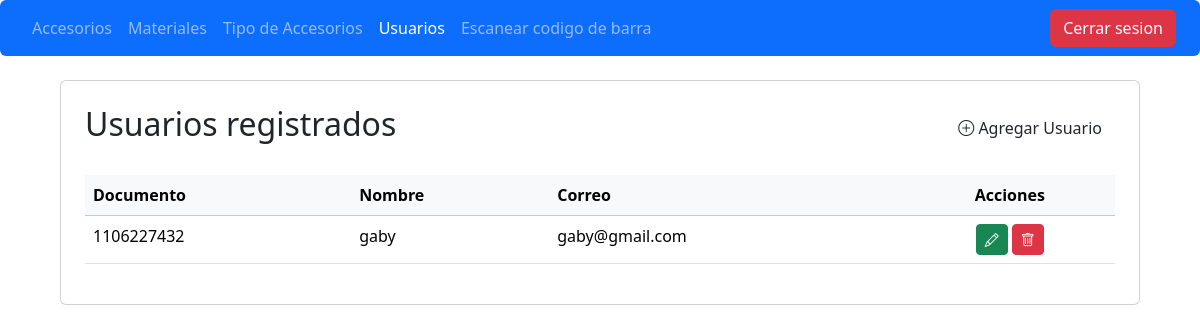
Page /admin/usuarios.php (signed in) on the committed database.
### tables this page shows
CREATE TABLE `usuario` (
  `documento` int(11) NOT NULL,
  `nombre` varchar(50) NOT NULL,
  `email` varchar(50) NOT NULL,
  `password` varchar(500) NOT NULL,
  `Id_rol` int(11) NOT NULL,
  `id_empresa` int(11) NOT NULL
);

### admin/usuarios.php (the view, shortened to what this page needs)
<?php
$conex = new Database;
$con = $conex->conectar();
$sql_empresa = $con->prepare("SELECT id_empresa FROM usuario WHERE documento = ?");
$sql_empresa->execute([$_SESSION['documento']]);
$empresa = $sql_empresa->fetch(PDO::FETCH_ASSOC);
$id_empresa = $empresa['id_empresa'];
$registros_por_pagina = 5;
$pagina_actual = isset($_GET['pagina']) ? (int)$_GET['pagina'] : 1;
$inicio = ($pagina_actual - 1) * $registros_por_pagina;
$sql = $con->prepare("SELECT documento, nombre, email FROM usuario WHERE id_empresa = $id_empresa AND id_rol = 2
                      ORDER BY nombre ASC
                      LIMIT $inicio, $registros_por_pagina");
$sql->execute();
$usuarios = $sql->fetchAll(PDO::FETCH_ASSOC);
?>
<!DOCTYPE html>
<html lang="es">
<head>
    <link href="https://cdn.jsdelivr.net/npm/bootstrap@5.3.2/dist/css/bootstrap.min.css" rel="stylesheet">
    <link rel="stylesheet" href="https://cdn.jsdelivr.net/npm/bootstrap-icons@1.11.1/font/bootstrap-icons.css">
</head>
<body class="container-fluid">
    <nav class="navbar navbar-expand-lg navbar-dark bg-primary mb-4 rounded">
        <div class="container-fluid">
            <div class="collapse navbar-collapse" id="navbarNav">
                <ul class="navbar-nav ms-4 me-auto">
                    <li class="nav-item">
                        <a class="nav-link" href="index.php">Accesorios</a>
                    </li>
                    <li class="nav-item">
                        <a class="nav-link" href="material.php">Materiales</a>
                    </li>
                    <li class="nav-item">
                        <a class="nav-link" href="tipo_accesorio.php">Tipo de Accesorios</a>
                    </li>
                    <li class="nav-item">
                        <a class="nav-link active" href="usuarios.php">Usuarios</a>
                    </li>
                    <li class="nav-item">
                        <a class="nav-link" href="escanear.php">Escanear codigo de barra</a>
                    </li>
                </ul>
                <div class="d-flex">
                    <a href="../include/exit.php" class="btn btn-danger me-4">Cerrar sesion</a>
                </div>
            </div>
        </div>
    </nav>
    <section class="card p-4 mx-auto" style="max-width: 90%;">
        <div class="d-flex justify-content-between align-items-center mb-4">
            <h2>Usuarios registrados</h2>
            <a href="agg_usuario.php" class="btn"><i class="bi bi-plus-circle"></i> Agregar Usuario</a>
        </div>
        <table class="table table-hover">
            <thead class="table-light">
                <tr>
                    <th>Documento</th>
                    <th>Nombre</th>
                    <th>Correo</th>
                    <th class="text-center">Acciones</th>
                </tr>
            </thead>
            <tbody>
                <?php if(count($usuarios) > 0): ?>
                    <?php foreach($usuarios as $usuario): ?>
                        <tr>
                            <td><?php echo $usuario['documento']; ?></td>
                            <td><?php echo $usuario['nombre']; ?></td>
                            <td><?php echo $usuario['email']; ?></td>
                            <td class="text-center">
                                <a href="editar_usuario.php?id=<?php echo $usuario['documento']; ?>" class="btn btn-sm btn-success"><i class="bi bi-pencil"></i></a>
                                <form method="POST" style="display:inline;">
                                    <button type="submit" name="eliminar" class="btn btn-sm btn-danger" onclick="return confirm('¿Está seguro de eliminar este usuario?')"><i class="bi bi-trash"></i></button>
                                </form>
                            </td>
                        </tr>
                    <?php endforeach; ?>
                <?php else: ?>
                    <tr>
                        <td colspan="6" class="text-center">No hay usuarios registrados</td>
                    </tr>
                <?php endif; ?>
            </tbody>
        </table>
    </section>
</body>
</html>

### admin/usuarios.php (style rules this page uses)
.container-fluid { padding-left: 0; padding-right: 0; }

### rows in the picture
usuario: documento "1106227432", nombre "gaby", email "gaby@gmail.com"
